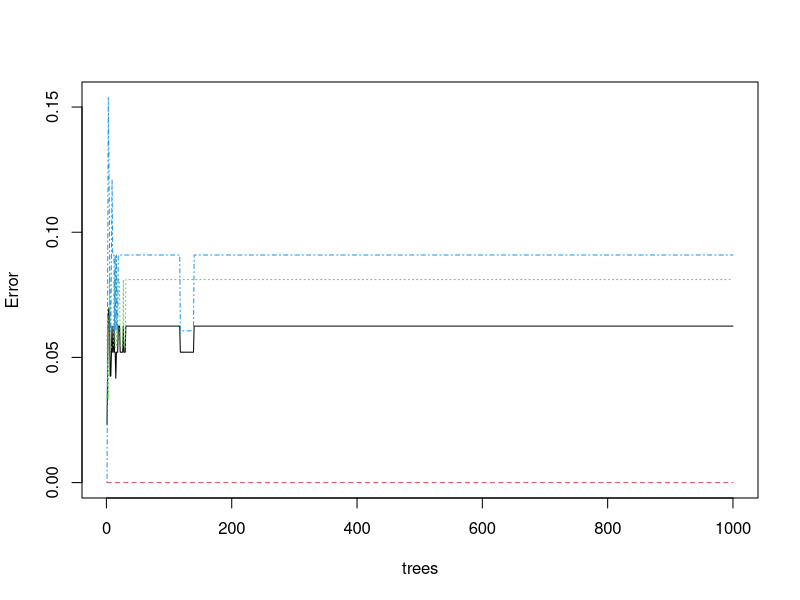
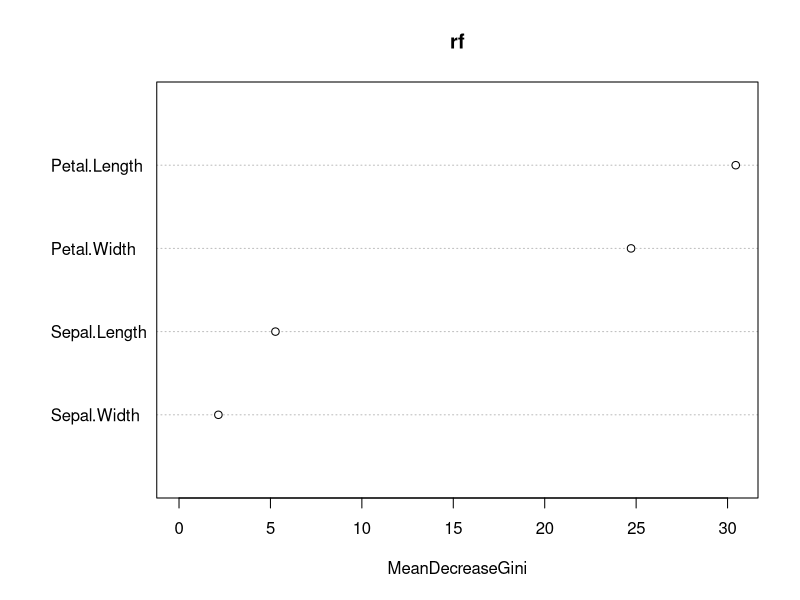
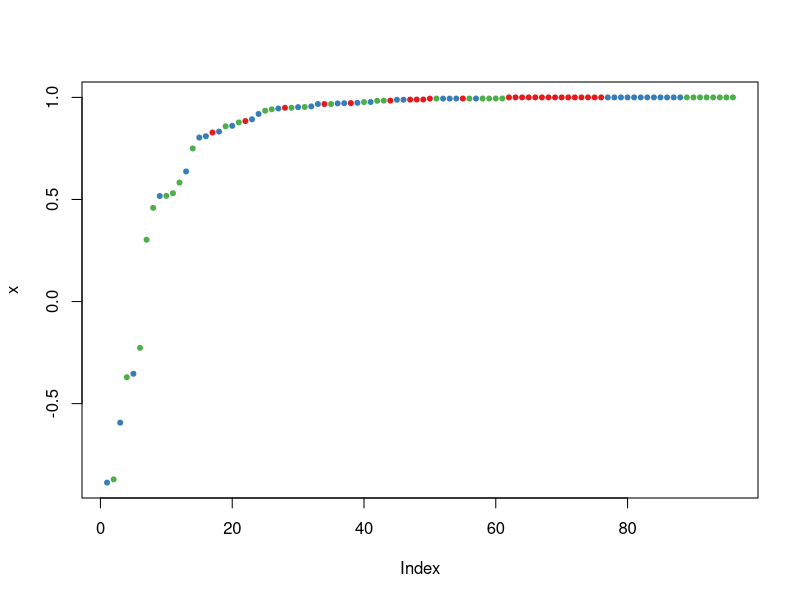

Here is the R script that generated these plots, in order:
#Train a Random Forest
#split into two subsets: training (70%) and test (30%)
ind <- sample(2, nrow(iris), replace=TRUE, prob=c(0.7, 0.3))
train.data <- iris[ind==1,]
test.data <- iris[ind==2,]
# use all other variables to predict Species
#install.packages("randomForest")
# usually go with Caret package
library(randomForest)
#provide the hypothesis
rf <- randomForest(Species ~ ., data=train.data, ntree=1000,proximity=T)
# to print the confusion matrix
table(predict(rf), train.data$Species)
print(rf)

#Error Rate of Random Forest
plot(rf, main = "")

#Variable Importance
importance(rf)

#Variable Importance
varImpPlot(rf)

#Margin of Predictions
#The margin of a data point is as the proportion of votes for the
#correct class Minus maximum proportion of votes for other classes.
#Positive margin means correct classication.
irisPred <- predict(rf, newdata = test.data)
table(irisPred, test.data$Species)
plot(margin(rf))

